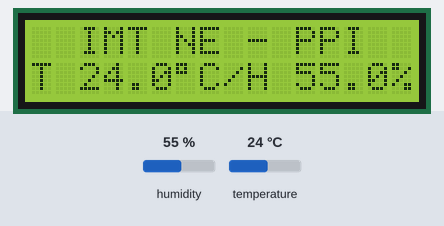
Bench run of a sketch on a simulated Arduino Uno, built with avr-gcc and run on an emulated ATmega328P. On the bench: 16×2 character LCD. The inputs (shaded band) are chosen by the test bench; at power-on: humidity 55 %, temperature 24 °C.

Above: at 2.6 s.
2.7 s: humidity set to 22 %
At 5.3 s:
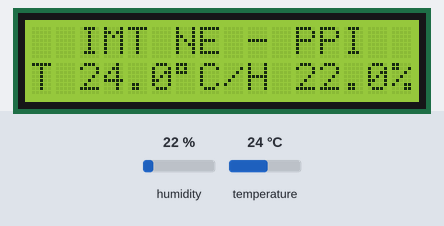
5.7 s: temperature set to 12 °C
At 6.4 s:
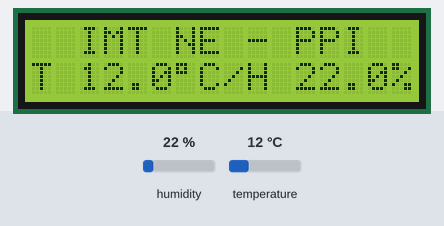
8.7 s: humidity set to 40 %
At 11.0 s:
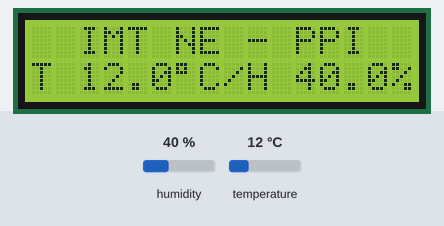
11.7 s: temperature set to 19 °C
At 13.3 s:
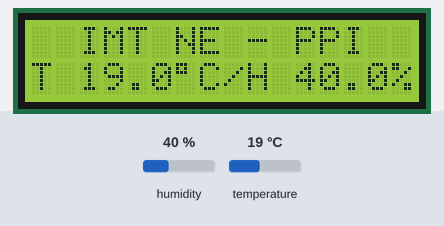
Timing chart, 0 to 14.8 s (numbered marks = the images above; inputs shaded):
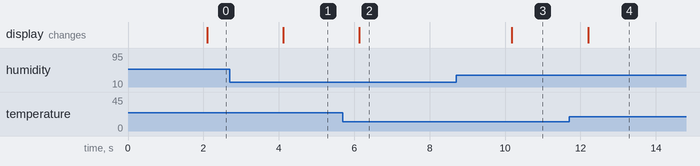

The sketch:

lcd_i2c_dht22.ino
```cpp
#include <Wire.h>
#include <LiquidCrystal_AIP31068_I2C.h>

#include <DHT.h>

#define PIN_LED_ROUGE 12
#define PIN_LED_VERT 3

#define DHTPIN A0
#define DHTTYPE DHT22

LiquidCrystal_AIP31068_I2C lcd(0x3E, 16, 2);
DHT dht(DHTPIN, DHTTYPE);

void setup()
{

	dht.begin();

	lcd.init();
	lcd.setCursor(2 , 0);
	lcd.print("IMT NE - PPI");


}

void loop()
{

	delay(2000);

	float t = dht.readTemperature();
	float h = dht.readHumidity();

	String text = "T " + String(t, 1) + "\xDF" "C/H " + String(h, 1) + "%";

	lcd.setCursor(0 , 1);
	lcd.print(text);


}
```

Measured:
- after the input at 2.7 s, the display: changes after 1.4 s (image 1)
- after the input at 5.7 s, the display: changes after 0.44 s (image 2)
- after the input at 8.7 s, the display: changes after 1.5 s (image 3)
- after the input at 11.7 s, the display: changes after 0.50 s (image 4)
